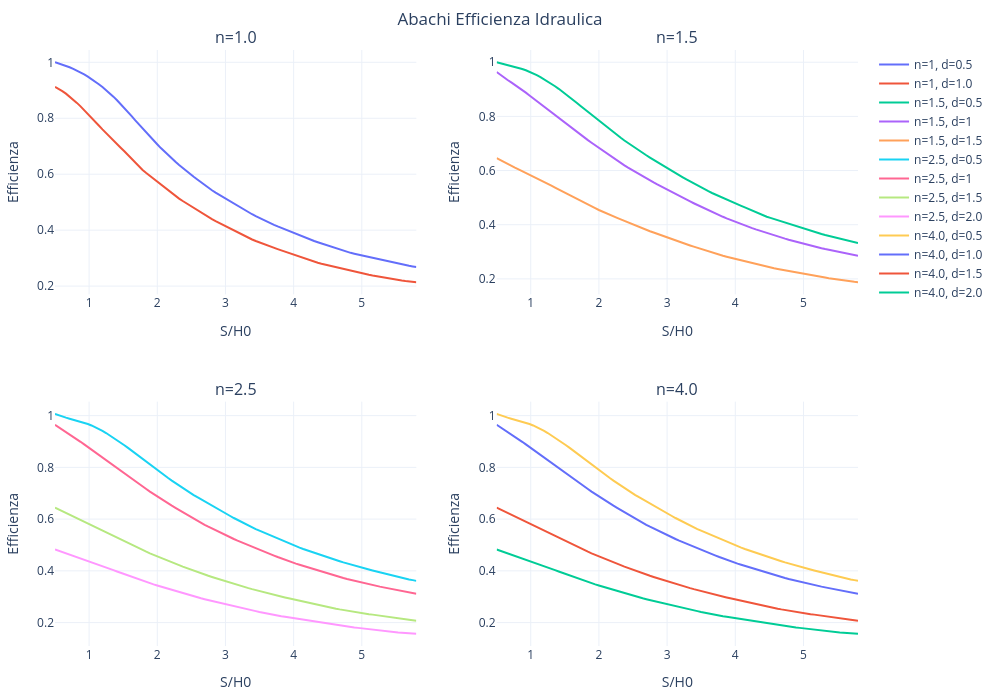

This figure's notebook cell:
### Markdown cell above
---
## Abachi per l'efficienza idraulica media delle trincee drenanti

Gli **abachi** sono grafici che forniscono i valori dell'efficienza idraulica media in funzione di diversi parametri geometrici adimensionalizzati. Questi abachi sono stati ottenuti da simulazioni numeriche condotte in condizioni controllate, come descritto nel lavoro di **Desideri A., Miliziano S., Rampello S. (1997)**, intitolato *Drenaggi a gravità per la stabilizzazione dei pendii*, pubblicato in **Argomenti di Ingegneria Geotecnica, Hevelius Edizioni, Benevento**. [Link al documento PDF](https://www.ordineingegnerilecce.it/wp-content/uploads/2021/06/DRENAGGIweb-1.pdf).

Gli abachi sono costruiti utilizzando i seguenti parametri adimensionali:

- $S/H_0$: rapporto tra l'interasse delle trincee e la profondità della trincea.
- $d=D/H_0$: rapporto tra la profondità del piano di valutazione dell'efficienza e la profondità della trincea.
- $n=H/H_0$: rapporto tra la profondità del substrato impermeabile ($H$) e la profondità della trincea ($H_0$), con valori che possono essere 1, 1.5, 2.5, 4.0.

I dati forniti si riferiscono a $E_{\text{med}}$ per $t \to \infty$ , cioè all'efficienza idraulica a regime, quando il sistema di drenaggio ha raggiunto il suo stato di equilibrio.

### Visualizzazione completa degli abachi

Il metodo `plot_abachi()` della classe `AbachiEfficienza` genera una visualizzazione unica che raccoglie i quattro abachi relativi ai valori di:

- $n = 1.0$
- $n = 1.5$
- $n = 2.5$
- $n = 4.0$

Ciascun pannello mostra le curve dell’efficienza idraulica media $E_{\text{med}}$ al variare del parametro $S/H_0$, per diversi valori di $D/H_0$ (profondità del piano di valutazione).  
La visualizzazione consente un confronto immediato tra i diversi scenari di progetto.

### Code cell
# Crea un'istanza della classe Abachi
abachiE = AbachiEfficienza()

# Traccia i grafici degli abachi
abachiE.plot_abachi()
